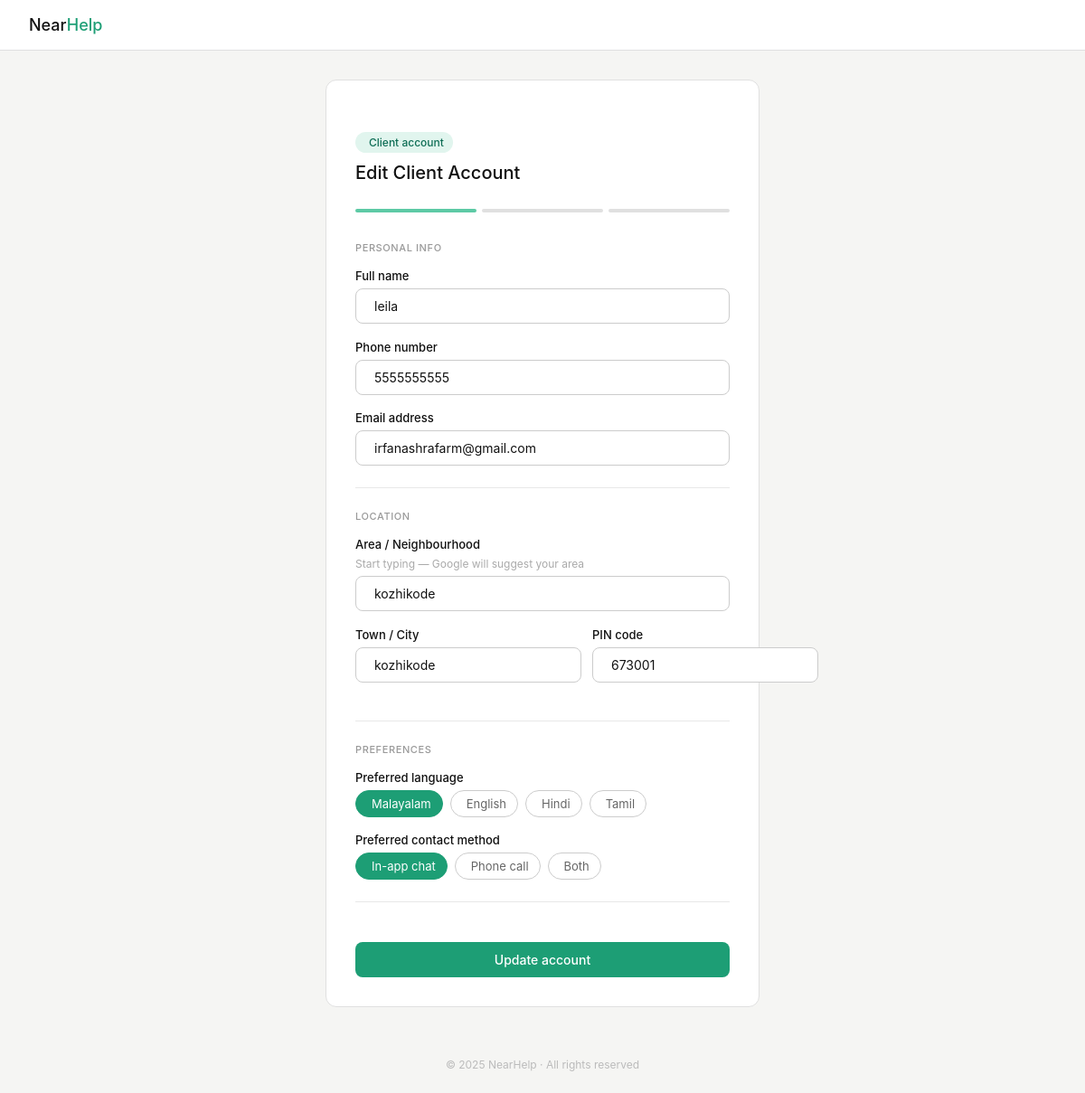
Screenshot of /Edit_client_data_table/6/ with the database file from the repository.
### projectnearhelpapp/models.py (models this page shows)
class Client_details(models.Model):
        user = models.OneToOneField(settings.AUTH_USER_MODEL, on_delete=models.CASCADE , related_name='client_details' , null=True, blank=True)
        Fullname = models.CharField(max_length=50)
        Phone_number = models.CharField()
        Email = models.CharField()
        Area = models.CharField()
        Town = models.CharField()
        Pin = models.IntegerField()
        Password = models.CharField(max_length=128)
        Preferred_language = models.CharField(max_length=50 , null=True, blank=True)
        Preferred_contact_method = models.CharField(max_length=50 , null=True, blank=True)
        Photo = models.ImageField(upload_to="photos/client_photos/" , blank=True, null=True)

### projectnearhelpapp/views.py (the view)
# urls.py: path('Edit_client_data_table/<int:pk>/',views.Edit_client_data_table,name='Edit_client_data_table'),
def Edit_client_data_table(request, pk):
    selected_client = Client_details.objects.get(id=pk)
    return render(request,'admin_dashboard/edit_client_data_admin.html',{'selected_client':selected_client})

### projectnearhelpapp/templates/admin_dashboard/edit_client_data_admin.html (shortened to what this page needs)
<!DOCTYPE html>
<html lang="en">
<head>
    {% load static %}
  <link rel="stylesheet" href="https://cdn.jsdelivr.net/npm/@tabler/icons-webfont@latest/dist/tabler-icons.min.css" />
  <link rel="stylesheet" href="{% static 'css/client_signup_page.css' %}">
</head>
<body>
  <nav class="nav">
    <a class="logo" href="#">Near<span>Help</span></a>
  </nav>
  <div class="page">
    <div class="form-wrap">
      <div class="form-head">
        <div class="badge"> Client account</div>
        <h1>Edit Client Account</h1>
      </div>
      <div class="progress-bar">
        <div class="progress-step active"></div>
        <div class="progress-step"></div>
        <div class="progress-step"></div>
      </div>
      <form action="{% url 'Update_client_data_table' selected_client.id %}" method="post">
        <div class="section-title">Personal info</div>
        <div class="field">
          <label for="fullname">Full name</label>
          <div class="input-wrap">
            <input type="text" id="fullname" name="fullname" value="{{ selected_client.Fullname }}" />
          </div>
        </div>
        <div class="field">
          <label for="phone_number">Phone number</label>
          <div class="input-wrap">
            <input type="text" id="phone_number" name="phone_number"
              maxlength="10" minlength="10"
              pattern="[0-9]{10}"
              value="{{ selected_client.Phone_number }}" />
          </div>
        </div>
        <div class="field">
          <label for="email">Email address</label>
          <div class="input-wrap">
            <input type="email" id="email" name="email" value="{{ selected_client.Email }}" />
          </div>
        </div>
        <hr class="divider" />
        <div class="section-title">Location</div>
        <div class="field">
          <label for="area">Area / Neighbourhood</label>
          <span class="hint">Start typing — Google will suggest your area</span>
          <div class="input-wrap">
            <input type="text" id="area" name="area" value="{{ selected_client.Area }}" />
          </div>
        </div>
        <div class="two-col">
          <div class="field">
            <label for="town">Town / City</label>
            <div class="input-wrap">
              <input type="text" id="town" name="town" value="{{ selected_client.Town }}" />
            </div>
          </div>
          <div class="field">
            <label for="pin">PIN code</label>
            <div class="input-wrap">
              <input type="text" id="pin" name="pin" value="{{ selected_client.Pin }}"  maxlength="6" pattern="[0-9]{6}"  />
            </div>
          </div>
        </div>
        <hr class="divider" />
        <div class="section-title">Preferences</div>
        <div class="field">
          <label>Preferred language</label>
          <div class="chip-group" id="langGroup">
            <div class="chip active" data-val="malayalam"> Malayalam</div>
            <div class="chip" data-val="english"> English</div>
            <div class="chip" data-val="hindi"> Hindi</div>
            <div class="chip" data-val="tamil"> Tamil</div>
          </div>
        </div>
        <div class="field">
          <label>Preferred contact method</label>
          <div class="chip-group" id="contactGroup">
            <div class="chip active" data-val="chat"> In-app chat</div>
            <div class="chip" data-val="call"> Phone call</div>
            <div class="chip" data-val="both"> Both</div>
          </div>
        </div>
        <hr class="divider" />
        <button type="submit" class="btn-primary">Update account</button>
      </form>
    </div>
  </div>
  <div class="page-footer">© 2025 NearHelp · All rights reserved</div>
</body>
</html>

### static/css/client_signup_page.css (style rules this page uses)
* { box-sizing: border-box; margin: 0; padding: 0; }
body { font-family: -apple-system, BlinkMacSystemFont, 'Segoe UI', Roboto, sans-serif; background: #f5f5f3; color: #111; min-height: 100vh; display: flex; flex-direction: column; }
.nav { background: #fff; border-bottom: 0.5px solid #e0e0e0; padding: 0 2rem; height: 56px; display: flex; align-items: center; justify-content: space-between; position: sticky; top: 0; z-index: 10; }
.logo { font-size: 18px; font-weight: 500; color: #111; text-decoration: none; }
.logo span { color: #1D9E75; }
.page { flex: 1; display: flex; align-items: flex-start; justify-content: center; padding: 2rem 1rem; }
.form-wrap { width: 100%; max-width: 480px; background: #fff; border: 0.5px solid #e0e0e0; border-radius: 12px; padding: 2rem; }
.form-head { margin-bottom: 1.8rem; }
.form-head .badge { display: inline-flex; align-items: center; gap: 5px; background: #E1F5EE; color: #0F6E56; font-size: 12px; font-weight: 500; padding: 4px 10px; border-radius: 999px; margin-bottom: 10px; }
.form-head h1 { font-size: 20px; font-weight: 500; color: #111; margin-bottom: 4px; }
.progress-bar { display: flex; gap: 6px; margin-bottom: 2rem; }
.progress-step { flex: 1; height: 4px; border-radius: 999px; background: #e0e0e0; }
.progress-step.active { background: #5DCAA5; }
.section-title { font-size: 11px; font-weight: 500; color: #999; text-transform: uppercase; letter-spacing: 0.6px; margin-bottom: 1rem; }
.divider { border: none; border-top: 0.5px solid #e8e8e8; margin: 1.5rem 0; }
.field { margin-bottom: 1.1rem; }
.field label { display: block; font-size: 13px; font-weight: 500; color: #111; margin-bottom: 6px; }
.field .hint { display: block; font-size: 12px; color: #aaa; margin-bottom: 6px; }
.input-wrap { display: flex; align-items: center; border: 0.5px solid #ccc; border-radius: 8px; overflow: hidden; background: #fff; transition: border-color 0.15s; }
.input-wrap input { flex: 1; border: none; outline: none; padding: 10px 10px 10px 0; font-size: 14px; background: transparent; color: #111; font-family: inherit; }
.two-col { display: grid; grid-template-columns: 1fr 1fr; gap: 12px; }
.chip-group { display: flex; flex-wrap: wrap; gap: 8px; }
.chip { display: inline-flex; align-items: center; gap: 5px; padding: 6px 12px; font-size: 13px; border: 0.5px solid #ccc; border-radius: 999px; cursor: pointer; color: #666; background: #fff; transition: all 0.12s; user-select: none; font-family: inherit; }
.chip.active { background: #1D9E75; color: #fff; border-color: #1D9E75; }
.btn-primary { width: 100%; background: #1D9E75; color: #fff; border: none; border-radius: 8px; padding: 11px; font-size: 14px; font-weight: 500; cursor: pointer; font-family: inherit; transition: background 0.15s; margin-top: 1.25rem; }
.page-footer { text-align: center; padding: 1.5rem; font-size: 12px; color: #bbb; }

### rows the page displays
Client_details: fullname "leila", phone_number "5555555555", email "irfanashrafarm@gmail.com", area "kozhikode", town "kozhikode", pin "673001"
